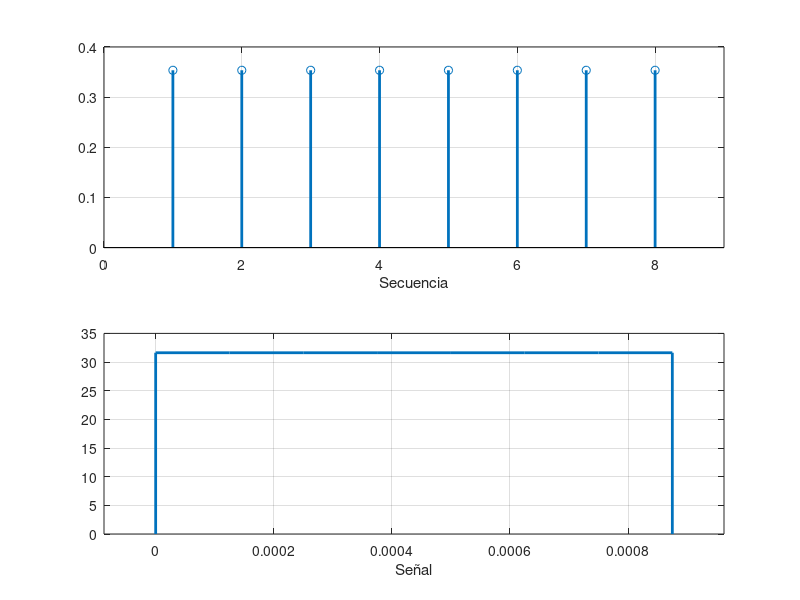

The MATLAB source for this figure:
clear all;
close all;

% Duración
Tb = 1e-3;

% Número de muestras
L = 8;

% Tiempo de muestreo
Tm = Tb / L;

% Energía
E = 1;

% Señal discreta y normalizada
sn = ones(1, L);
sn = sqrt(E/L) * sn;

% Señal continua
t = 0 : Tm : Tb - Tm;
st = (1/sqrt(Tm)) * sn;

% Añadimos un punto para t=0 y t=Tb en el que la señal valga cero
t = [t(1)-eps t]; st = [0 st];
t = [t t(end)+eps]; st = [st 0];

% Plot digital
subplot(2,1,1); h = stem(sn); grid; xlabel('Secuencia');
set(h, 'linewidth', 2.0);
axis([0 L+1]);

% Plot analógica
subplot(2,1,2); s = plot(t, st); grid; xlabel('Señal');
set(s, 'linewidth', 2.0);
axis([-t(end)*0.1 t(end)*1.1]);

% Comprobamos que ambas señales tienen la misma potencia
Pn = sn*sn'
Pt = st(2)^2 * Tb
